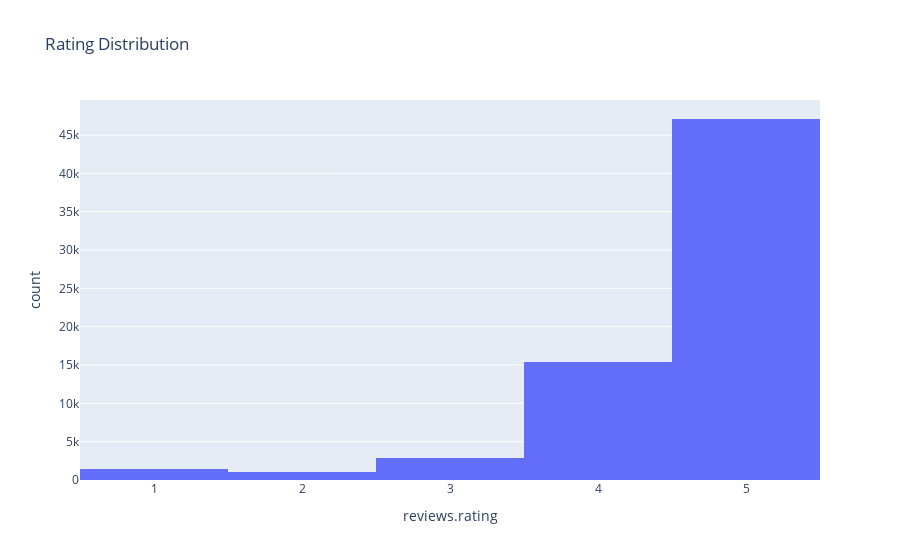

Notebook code cell kept with this figure:
### Code cell
import plotly.express as px

fig = px.histogram(df, x="reviews.rating", nbins=5, title="Rating Distribution")
fig.show()

### Figure 1 — Plotly figure (JSON) as saved in the notebook; plotly's stock layout.template omitted (floating-point values rounded to 4 significant figures; data arrays with more than 128 entries replaced by an {"elided": "..."} marker saying what was removed)
{"data": [{"bingroup": "x", "hovertemplate": "reviews.rating=%{x}<br>count=%{y}<extra></extra>", "legendgroup": "", "marker": {"color": "#636efa", "pattern": {"shape": ""}}, "name": "", "nbinsx": 5, "orientation": "v", "showlegend": false, "type": "histogram", "x": {"elided": "67863 float values"}, "xaxis": "x", "yaxis": "y"}], "layout": {"barmode": "relative", "legend": {"tracegroupgap": 0}, "title": {"text": "Rating Distribution"}, "xaxis": {"anchor": "y", "domain": [0, 1], "title": {"text": "reviews.rating"}}, "yaxis": {"anchor": "x", "domain": [0, 1], "title": {"text": "count"}}}}
